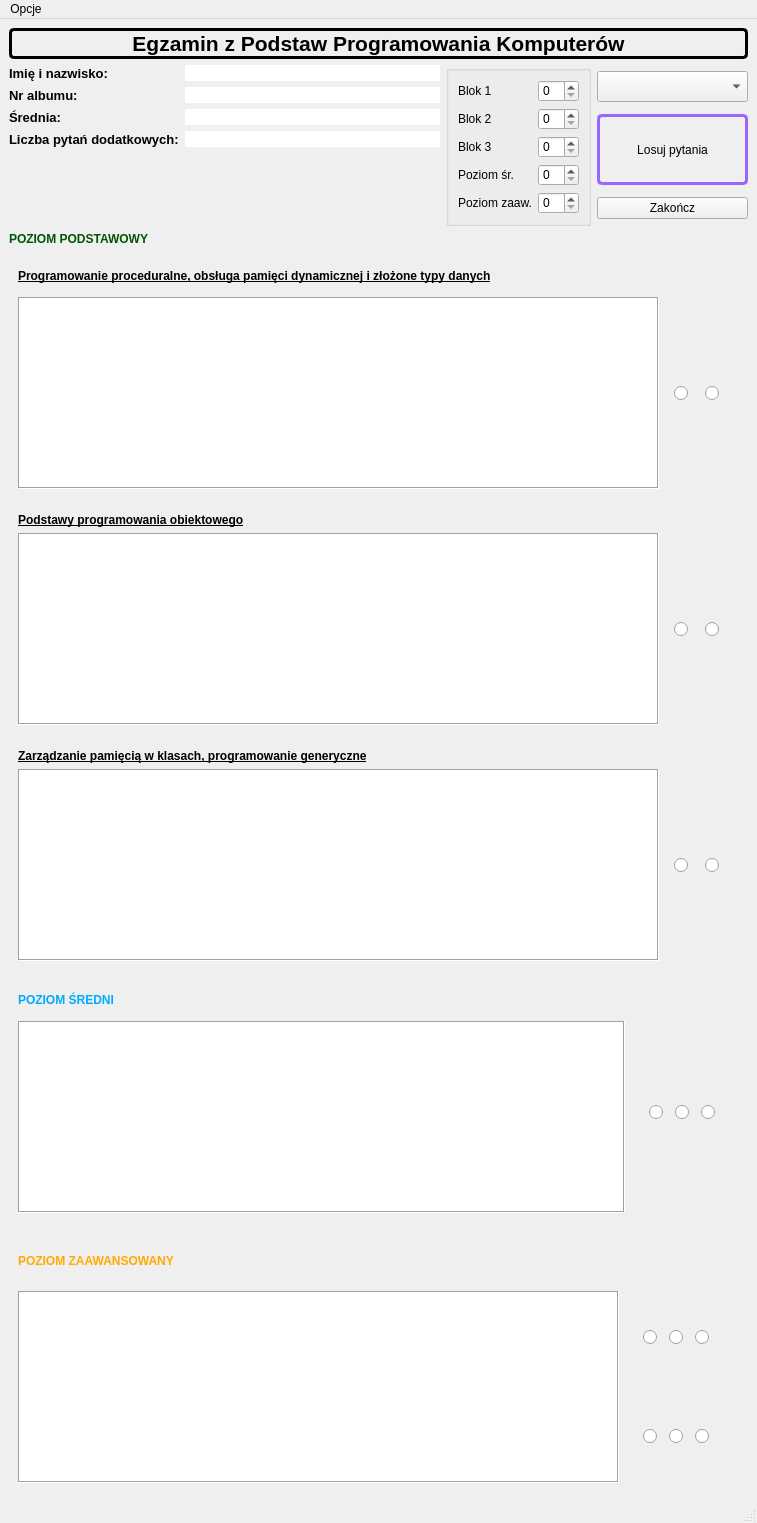
<?xml version="1.0" encoding="UTF-8"?>
<ui version="4.0">
 <class>MainWindow</class>
 <widget class="QMainWindow" name="MainWindow">
  <property name="windowModality">
   <enum>Qt::WindowModal</enum>
  </property>
  <property name="enabled">
   <bool>true</bool>
  </property>
  <property name="minimumSize">
   <size>
    <width>0</width>
    <height>0</height>
   </size>
  </property>
  <property name="maximumSize">
   <size>
    <width>10000</width>
    <height>10000</height>
   </size>
  </property>
  <property name="windowTitle">
   <string>Egzamin</string>
  </property>
  <property name="windowIcon">
   <iconset resource="zasoby.qrc">
    <normaloff>:/Ikony/icon.ico</normaloff>:/Ikony/icon.ico</iconset>
  </property>
  <property name="styleSheet">
   <string notr="true">MainWindow{
background-color: white;
}</string>
  </property>
  <widget class="QWidget" name="centralwidget">
   <layout class="QVBoxLayout" name="verticalLayout_9">
    <item>
     <widget class="QLabel" name="label_egzamin">
      <property name="font">
       <font>
        <pointsize>16</pointsize>
        <weight>75</weight>
        <bold>true</bold>
       </font>
      </property>
      <property name="styleSheet">
       <string notr="true">QLabel{
border:3px solid black;
border-radius:5px;

}</string>
      </property>
      <property name="text">
       <string>Egzamin z Podstaw Programowania Komputerów</string>
      </property>
      <property name="alignment">
       <set>Qt::AlignCenter</set>
      </property>
     </widget>
    </item>
    <item>
     <layout class="QHBoxLayout" name="horizontalLayout_13">
      <item>
       <layout class="QFormLayout" name="formLayout">
        <item row="0" column="0">
         <widget class="QLabel" name="label_4">
          <property name="font">
           <font>
            <pointsize>10</pointsize>
            <weight>75</weight>
            <bold>true</bold>
           </font>
          </property>
          <property name="text">
           <string>Imię i nazwisko:</string>
          </property>
         </widget>
        </item>
        <item row="1" column="0">
         <widget class="QLabel" name="label_5">
          <property name="font">
           <font>
            <pointsize>10</pointsize>
            <weight>75</weight>
            <bold>true</bold>
           </font>
          </property>
          <property name="text">
           <string>Nr albumu:</string>
          </property>
         </widget>
        </item>
        <item row="1" column="1">
         <widget class="QLineEdit" name="nrAlbumu">
          <property name="styleSheet">
           <string notr="true">QLineEdit{

border:0px;

}</string>
          </property>
          <property name="readOnly">
           <bool>true</bool>
          </property>
         </widget>
        </item>
        <item row="2" column="0">
         <widget class="QLabel" name="label_6">
          <property name="font">
           <font>
            <pointsize>10</pointsize>
            <weight>75</weight>
            <bold>true</bold>
           </font>
          </property>
          <property name="text">
           <string>Średnia:</string>
          </property>
         </widget>
        </item>
        <item row="2" column="1">
         <widget class="QLineEdit" name="srednia">
          <property name="styleSheet">
           <string notr="true">QLineEdit{

border:0px;

}</string>
          </property>
          <property name="readOnly">
           <bool>true</bool>
          </property>
         </widget>
        </item>
        <item row="0" column="1">
         <widget class="QLineEdit" name="imie">
          <property name="styleSheet">
           <string notr="true">QLineEdit{

border:0px;

}</string>
          </property>
          <property name="readOnly">
           <bool>true</bool>
          </property>
         </widget>
        </item>
        <item row="3" column="0">
         <widget class="QLabel" name="label_7">
          <property name="font">
           <font>
            <pointsize>10</pointsize>
            <weight>75</weight>
            <bold>true</bold>
           </font>
          </property>
          <property name="text">
           <string>Liczba pytań dodatkowych:</string>
          </property>
         </widget>
        </item>
        <item row="3" column="1">
         <widget class="QLineEdit" name="ileDod">
          <property name="styleSheet">
           <string notr="true">QLineEdit{

border:0px;

}</string>
          </property>
          <property name="readOnly">
           <bool>true</bool>
          </property>
         </widget>
        </item>
       </layout>
      </item>
      <item>
       <widget class="QGroupBox" name="pytDod">
        <layout class="QHBoxLayout" name="horizontalLayout">
         <item>
          <layout class="QVBoxLayout" name="verticalLayout">
           <item>
            <widget class="QLabel" name="label_18">
             <property name="text">
              <string>Blok 1</string>
             </property>
            </widget>
           </item>
           <item>
            <widget class="QLabel" name="label_20">
             <property name="enabled">
              <bool>true</bool>
             </property>
             <property name="text">
              <string>Blok 2</string>
             </property>
            </widget>
           </item>
           <item>
            <widget class="QLabel" name="label_19">
             <property name="text">
              <string>Blok 3</string>
             </property>
            </widget>
           </item>
           <item>
            <widget class="QLabel" name="label_3">
             <property name="text">
              <string>Poziom śr.</string>
             </property>
            </widget>
           </item>
           <item>
            <widget class="QLabel" name="label_21">
             <property name="text">
              <string>Poziom zaaw.</string>
             </property>
            </widget>
           </item>
          </layout>
         </item>
         <item>
          <layout class="QVBoxLayout" name="verticalLayout_2">
           <item>
            <widget class="QSpinBox" name="B1">
             <property name="enabled">
              <bool>true</bool>
             </property>
            </widget>
           </item>
           <item>
            <widget class="QSpinBox" name="B2">
             <property name="enabled">
              <bool>true</bool>
             </property>
            </widget>
           </item>
           <item>
            <widget class="QSpinBox" name="B3">
             <property name="enabled">
              <bool>true</bool>
             </property>
            </widget>
           </item>
           <item>
            <widget class="QSpinBox" name="B5"/>
           </item>
           <item>
            <widget class="QSpinBox" name="B4">
             <property name="enabled">
              <bool>true</bool>
             </property>
            </widget>
           </item>
          </layout>
         </item>
        </layout>
       </widget>
      </item>
      <item>
       <layout class="QVBoxLayout" name="verticalLayout_11">
        <item>
         <widget class="QComboBox" name="comboBox">
          <property name="enabled">
           <bool>true</bool>
          </property>
          <property name="minimumSize">
           <size>
            <width>151</width>
            <height>31</height>
           </size>
          </property>
          <property name="maximumSize">
           <size>
            <width>151</width>
            <height>31</height>
           </size>
          </property>
          <property name="styleSheet">
           <string notr="true"/>
          </property>
          <property name="editable">
           <bool>false</bool>
          </property>
          <property name="placeholderText">
           <string>Wybierz Uczestnika</string>
          </property>
         </widget>
        </item>
        <item>
         <widget class="QPushButton" name="losujPytania">
          <property name="minimumSize">
           <size>
            <width>151</width>
            <height>71</height>
           </size>
          </property>
          <property name="maximumSize">
           <size>
            <width>151</width>
            <height>71</height>
           </size>
          </property>
          <property name="styleSheet">
           <string notr="true">QPushButton{

border: 3px solid;
border-radius: 5px;
border-color:rgb(153, 102, 255);

}
QPushButton:hover{

border: 5px solid;
border-color:rgb(153, 102, 255);
border-radius: 5px;
background-color:rgb(221, 204, 255);
}
QPushButton:pressed{

border: 7px solid purple;
border-radius: 5px;
border-color:rgb(0, 0, 0);
}</string>
          </property>
          <property name="text">
           <string>Losuj pytania</string>
          </property>
         </widget>
        </item>
        <item>
         <widget class="QPushButton" name="zakoncz">
          <property name="text">
           <string>Zakończ</string>
          </property>
         </widget>
        </item>
       </layout>
      </item>
     </layout>
    </item>
    <item>
     <widget class="QLabel" name="label_poziom_p">
      <property name="font">
       <font>
        <weight>75</weight>
        <bold>true</bold>
       </font>
      </property>
      <property name="styleSheet">
       <string notr="true">color: rgb(0, 85, 0);</string>
      </property>
      <property name="text">
       <string>POZIOM PODSTAWOWY</string>
      </property>
     </widget>
    </item>
    <item>
     <widget class="QFrame" name="podstawowy_b1">
      <layout class="QVBoxLayout" name="verticalLayout_4">
       <item>
        <layout class="QHBoxLayout" name="horizontalLayout_5">
         <item>
          <widget class="QLabel" name="label_blok1">
           <property name="minimumSize">
            <size>
             <width>585</width>
             <height>30</height>
            </size>
           </property>
           <property name="font">
            <font>
             <weight>75</weight>
             <bold>true</bold>
             <underline>true</underline>
            </font>
           </property>
           <property name="frameShape">
            <enum>QFrame::NoFrame</enum>
           </property>
           <property name="text">
            <string>Programowanie proceduralne, obsługa pamięci dynamicznej i złożone typy danych</string>
           </property>
          </widget>
         </item>
         <item>
          <layout class="QHBoxLayout" name="horizontalLayout_6">
           <property name="rightMargin">
            <number>10</number>
           </property>
           <item>
            <widget class="QLabel" name="label_dobrze_1">
             <property name="maximumSize">
              <size>
               <width>30</width>
               <height>30</height>
              </size>
             </property>
             <property name="styleSheet">
              <string notr="true">background-image: url(:/Ikony/dobrze.jpg);</string>
             </property>
             <property name="text">
              <string/>
             </property>
            </widget>
           </item>
           <item>
            <widget class="QLabel" name="label_zle_1">
             <property name="maximumSize">
              <size>
               <width>30</width>
               <height>30</height>
              </size>
             </property>
             <property name="styleSheet">
              <string notr="true">background-image: url(:/Ikony/zle.jpg);</string>
             </property>
             <property name="text">
              <string/>
             </property>
            </widget>
           </item>
          </layout>
         </item>
        </layout>
       </item>
       <item>
        <layout class="QHBoxLayout" name="horizontalLayout_2">
         <item>
          <widget class="QTextEdit" name="blok1">
           <property name="minimumSize">
            <size>
             <width>585</width>
             <height>33</height>
            </size>
           </property>
           <property name="maximumSize">
            <size>
             <width>16777215</width>
             <height>16777215</height>
            </size>
           </property>
           <property name="frameShape">
            <enum>QFrame::Box</enum>
           </property>
           <property name="frameShadow">
            <enum>QFrame::Sunken</enum>
           </property>
           <property name="readOnly">
            <bool>true</bool>
           </property>
          </widget>
         </item>
         <item>
          <layout class="QVBoxLayout" name="verticalLayout_8">
           <item>
            <widget class="QFrame" name="buttony_1">
             <layout class="QHBoxLayout" name="horizontalLayout_12">
              <property name="leftMargin">
               <number>9</number>
              </property>
              <property name="rightMargin">
               <number>9</number>
              </property>
              <item>
               <widget class="QRadioButton" name="dobra_1">
                <property name="enabled">
                 <bool>true</bool>
                </property>
                <property name="minimumSize">
                 <size>
                  <width>25</width>
                  <height>0</height>
                 </size>
                </property>
                <property name="maximumSize">
                 <size>
                  <width>30</width>
                  <height>30</height>
                 </size>
                </property>
                <property name="styleSheet">
                 <string notr="true">QRadioButton::indicator:checked {
   background-color:  green;
}
</string>
                </property>
                <property name="text">
                 <string/>
                </property>
               </widget>
              </item>
              <item>
               <widget class="QRadioButton" name="zla_1">
                <property name="enabled">
                 <bool>true</bool>
                </property>
                <property name="minimumSize">
                 <size>
                  <width>25</width>
                  <height>0</height>
                 </size>
                </property>
                <property name="styleSheet">
                 <string notr="true">QRadioButton::indicator:checked {
   background-color:  red;
}
</string>
                </property>
                <property name="text">
                 <string/>
                </property>
               </widget>
              </item>
             </layout>
            </widget>
           </item>
          </layout>
         </item>
        </layout>
       </item>
      </layout>
     </widget>
    </item>
    <item>
     <widget class="QFrame" name="podstawowy_b2">
      <layout class="QVBoxLayout" name="verticalLayout_3">
       <item>
        <widget class="QLabel" name="label_blok2">
         <property name="font">
          <font>
           <weight>75</weight>
           <bold>true</bold>
           <underline>true</underline>
          </font>
         </property>
         <property name="text">
          <string>Podstawy programowania obiektowego</string>
         </property>
        </widget>
       </item>
       <item>
        <layout class="QHBoxLayout" name="horizontalLayout_3">
         <item>
          <widget class="QTextEdit" name="blok2">
           <property name="minimumSize">
            <size>
             <width>585</width>
             <height>33</height>
            </size>
           </property>
           <property name="maximumSize">
            <size>
             <width>16777215</width>
             <height>16777215</height>
            </size>
           </property>
           <property name="frameShape">
            <enum>QFrame::Box</enum>
           </property>
           <property name="readOnly">
            <bool>true</bool>
           </property>
          </widget>
         </item>
         <item>
          <widget class="QFrame" name="buttony_2">
           <layout class="QHBoxLayout" name="przyciski_2">
            <item>
             <widget class="QRadioButton" name="dobra_2">
              <property name="enabled">
               <bool>true</bool>
              </property>
              <property name="minimumSize">
               <size>
                <width>25</width>
                <height>0</height>
               </size>
              </property>
              <property name="maximumSize">
               <size>
                <width>30</width>
                <height>30</height>
               </size>
              </property>
              <property name="styleSheet">
               <string notr="true">QRadioButton::indicator:checked {
   background-color:  green;
}
</string>
              </property>
              <property name="text">
               <string/>
              </property>
             </widget>
            </item>
            <item>
             <widget class="QRadioButton" name="zla_2">
              <property name="enabled">
               <bool>true</bool>
              </property>
              <property name="minimumSize">
               <size>
                <width>25</width>
                <height>0</height>
               </size>
              </property>
              <property name="styleSheet">
               <string notr="true">QRadioButton::indicator:checked {
   background-color:  red;
}
</string>
              </property>
              <property name="text">
               <string/>
              </property>
             </widget>
            </item>
           </layout>
          </widget>
         </item>
        </layout>
       </item>
      </layout>
     </widget>
    </item>
    <item>
     <widget class="QFrame" name="podstawowy_b3">
      <layout class="QVBoxLayout" name="verticalLayout_5">
       <item>
        <widget class="QLabel" name="label_blok3">
         <property name="font">
          <font>
           <weight>75</weight>
           <bold>true</bold>
           <underline>true</underline>
          </font>
         </property>
         <property name="text">
          <string>Zarządzanie pamięcią w klasach, programowanie generyczne</string>
         </property>
        </widget>
       </item>
       <item>
        <layout class="QHBoxLayout" name="horizontalLayout_4">
         <item>
          <widget class="QTextEdit" name="blok3">
           <property name="minimumSize">
            <size>
             <width>585</width>
             <height>33</height>
            </size>
           </property>
           <property name="maximumSize">
            <size>
             <width>16777215</width>
             <height>16777215</height>
            </size>
           </property>
           <property name="frameShape">
            <enum>QFrame::Box</enum>
           </property>
           <property name="readOnly">
            <bool>true</bool>
           </property>
          </widget>
         </item>
         <item>
          <widget class="QFrame" name="buttony_3">
           <layout class="QHBoxLayout" name="horizontalLayout_10">
            <item>
             <widget class="QRadioButton" name="dobra_3">
              <property name="enabled">
               <bool>true</bool>
              </property>
              <property name="minimumSize">
               <size>
                <width>25</width>
                <height>0</height>
               </size>
              </property>
              <property name="maximumSize">
               <size>
                <width>30</width>
                <height>30</height>
               </size>
              </property>
              <property name="styleSheet">
               <string notr="true">QRadioButton::indicator:checked {
   background-color:  green;
}
</string>
              </property>
              <property name="text">
               <string/>
              </property>
             </widget>
            </item>
            <item>
             <widget class="QRadioButton" name="zla_3">
              <property name="enabled">
               <bool>true</bool>
              </property>
              <property name="minimumSize">
               <size>
                <width>25</width>
                <height>0</height>
               </size>
              </property>
              <property name="styleSheet">
               <string notr="true">QRadioButton::indicator:checked {
   background-color:  red;
}
</string>
              </property>
              <property name="text">
               <string/>
              </property>
             </widget>
            </item>
           </layout>
          </widget>
         </item>
        </layout>
       </item>
      </layout>
     </widget>
    </item>
    <item>
     <widget class="QFrame" name="sredni">
      <layout class="QVBoxLayout" name="verticalLayout_10">
       <item>
        <layout class="QHBoxLayout" name="label_dobrze_zle_2">
         <item>
          <layout class="QHBoxLayout" name="horizontalLayout_9">
           <item>
            <widget class="QLabel" name="tutyl_sredni">
             <property name="enabled">
              <bool>true</bool>
             </property>
             <property name="minimumSize">
              <size>
               <width>585</width>
               <height>30</height>
              </size>
             </property>
             <property name="font">
              <font>
               <weight>75</weight>
               <bold>true</bold>
              </font>
             </property>
             <property name="styleSheet">
              <string notr="true">color: rgb(0, 170, 255);</string>
             </property>
             <property name="text">
              <string>POZIOM ŚREDNI</string>
             </property>
            </widget>
           </item>
           <item>
            <widget class="QLabel" name="label_dobrze_3">
             <property name="maximumSize">
              <size>
               <width>30</width>
               <height>30</height>
              </size>
             </property>
             <property name="styleSheet">
              <string notr="true">background-image: url(:/Ikony/dobrze.jpg);</string>
             </property>
             <property name="text">
              <string/>
             </property>
            </widget>
           </item>
           <item>
            <widget class="QLabel" name="label_srednio_2">
             <property name="maximumSize">
              <size>
               <width>30</width>
               <height>30</height>
              </size>
             </property>
             <property name="styleSheet">
              <string notr="true">background-image: url(:/Ikony/srednio.jpg);</string>
             </property>
             <property name="text">
              <string/>
             </property>
            </widget>
           </item>
           <item>
            <widget class="QLabel" name="label_zle_3">
             <property name="maximumSize">
              <size>
               <width>30</width>
               <height>30</height>
              </size>
             </property>
             <property name="styleSheet">
              <string notr="true">background-image: url(:/Ikony/zle.jpg);</string>
             </property>
             <property name="text">
              <string/>
             </property>
            </widget>
           </item>
          </layout>
         </item>
        </layout>
       </item>
       <item>
        <layout class="QHBoxLayout" name="horizontalLayout_14">
         <item>
          <widget class="QTextEdit" name="blok5">
           <property name="enabled">
            <bool>true</bool>
           </property>
           <property name="minimumSize">
            <size>
             <width>585</width>
             <height>30</height>
            </size>
           </property>
           <property name="maximumSize">
            <size>
             <width>16777215</width>
             <height>16777215</height>
            </size>
           </property>
           <property name="frameShape">
            <enum>QFrame::Box</enum>
           </property>
           <property name="readOnly">
            <bool>true</bool>
           </property>
          </widget>
         </item>
         <item>
          <widget class="QFrame" name="buttony_4">
           <layout class="QVBoxLayout" name="buttony_18">
            <property name="topMargin">
             <number>0</number>
            </property>
            <item>
             <widget class="QFrame" name="przyciski_sredni">
              <property name="minimumSize">
               <size>
                <width>0</width>
                <height>30</height>
               </size>
              </property>
              <layout class="QHBoxLayout" name="przyciski_5_gora_2">
               <property name="topMargin">
                <number>0</number>
               </property>
               <property name="bottomMargin">
                <number>0</number>
               </property>
               <item>
                <widget class="QRadioButton" name="dobra_6">
                 <property name="enabled">
                  <bool>true</bool>
                 </property>
                 <property name="maximumSize">
                  <size>
                   <width>30</width>
                   <height>30</height>
                  </size>
                 </property>
                 <property name="styleSheet">
                  <string notr="true">QRadioButton::indicator:checked {
   background-color:  green;
}
</string>
                 </property>
                 <property name="text">
                  <string/>
                 </property>
                </widget>
               </item>
               <item>
                <widget class="QRadioButton" name="srednia_3">
                 <property name="enabled">
                  <bool>true</bool>
                 </property>
                 <property name="maximumSize">
                  <size>
                   <width>30</width>
                   <height>30</height>
                  </size>
                 </property>
                 <property name="styleSheet">
                  <string notr="true">QRadioButton::indicator:checked {
   background-color: yellow;
}
</string>
                 </property>
                 <property name="text">
                  <string/>
                 </property>
                </widget>
               </item>
               <item>
                <widget class="QRadioButton" name="zla_6">
                 <property name="enabled">
                  <bool>true</bool>
                 </property>
                 <property name="styleSheet">
                  <string notr="true">QRadioButton::indicator:checked {
   background-color:  red;
}
</string>
                 </property>
                 <property name="text">
                  <string/>
                 </property>
                </widget>
               </item>
              </layout>
             </widget>
            </item>
           </layout>
          </widget>
         </item>
        </layout>
       </item>
      </layout>
     </widget>
    </item>
    <item>
     <widget class="QFrame" name="zaawansowany">
      <layout class="QVBoxLayout" name="verticalLayout_7">
       <item>
        <widget class="QFrame" name="horizontal_layout69">
         <property name="minimumSize">
          <size>
           <width>721</width>
           <height>0</height>
          </size>
         </property>
         <layout class="QHBoxLayout" name="label_dobrze_zle">
          <property name="leftMargin">
           <number>0</number>
          </property>
          <item>
           <layout class="QHBoxLayout" name="horizontalLayout_7">
            <property name="spacing">
             <number>0</number>
            </property>
            <item>
             <widget class="QLabel" name="label_poziom_z">
              <property name="enabled">
               <bool>true</bool>
              </property>
              <property name="minimumSize">
               <size>
                <width>585</width>
                <height>30</height>
               </size>
              </property>
              <property name="font">
               <font>
                <weight>75</weight>
                <bold>true</bold>
               </font>
              </property>
              <property name="styleSheet">
               <string notr="true">color: rgb(255, 170, 0);</string>
              </property>
              <property name="text">
               <string>POZIOM ZAAWANSOWANY</string>
              </property>
             </widget>
            </item>
            <item>
             <widget class="QFrame" name="frame_dobrze_zle_2">
              <property name="maximumSize">
               <size>
                <width>125</width>
                <height>16777215</height>
               </size>
              </property>
              <layout class="QHBoxLayout" name="frame_dobrze_zle">
               <property name="leftMargin">
                <number>25</number>
               </property>
               <property name="topMargin">
                <number>0</number>
               </property>
               <property name="rightMargin">
                <number>0</number>
               </property>
               <property name="bottomMargin">
                <number>0</number>
               </property>
               <item>
                <widget class="QLabel" name="label_dobrze_2">
                 <property name="maximumSize">
                  <size>
                   <width>30</width>
                   <height>30</height>
                  </size>
                 </property>
                 <property name="styleSheet">
                  <string notr="true">background-image: url(:/Ikony/dobrze.jpg);</string>
                 </property>
                 <property name="text">
                  <string/>
                 </property>
                </widget>
               </item>
               <item>
                <widget class="QLabel" name="label_srednio_1">
                 <property name="maximumSize">
                  <size>
                   <width>30</width>
                   <height>30</height>
                  </size>
                 </property>
                 <property name="styleSheet">
                  <string notr="true">background-image: url(:/Ikony/srednio.jpg);</string>
                 </property>
                 <property name="text">
                  <string/>
                 </property>
                </widget>
               </item>
               <item>
                <widget class="QLabel" name="label_zle_2">
                 <property name="maximumSize">
                  <size>
                   <width>30</width>
                   <height>30</height>
                  </size>
                 </property>
                 <property name="styleSheet">
                  <string notr="true">background-image: url(:/Ikony/zle.jpg);</string>
                 </property>
                 <property name="text">
                  <string/>
                 </property>
                </widget>
               </item>
              </layout>
             </widget>
            </item>
           </layout>
          </item>
         </layout>
        </widget>
       </item>
       <item>
        <layout class="QHBoxLayout" name="horizontalLayout_8">
         <item>
          <widget class="QTextEdit" name="blok4">
           <property name="enabled">
            <bool>true</bool>
           </property>
           <property name="minimumSize">
            <size>
             <width>585</width>
             <height>0</height>
            </size>
           </property>
           <property name="maximumSize">
            <size>
             <width>16777215</width>
             <height>16777215</height>
            </size>
           </property>
           <property name="frameShape">
            <enum>QFrame::Box</enum>
           </property>
           <property name="readOnly">
            <bool>true</bool>
           </property>
          </widget>
         </item>
         <item>
          <layout class="QVBoxLayout" name="buttony_5">
           <item>
            <widget class="QFrame" name="frame">
             <layout class="QVBoxLayout" name="verticalLayout_6">
              <property name="topMargin">
               <number>0</number>
              </property>
              <property name="bottomMargin">
               <number>0</number>
              </property>
              <item>
               <widget class="QFrame" name="przyciski_zaawansowany_gora">
                <layout class="QHBoxLayout" name="przyciski_5_gora">
                 <property name="topMargin">
                  <number>0</number>
                 </property>
                 <property name="rightMargin">
                  <number>15</number>
                 </property>
                 <property name="bottomMargin">
                  <number>0</number>
                 </property>
                 <item>
                  <widget class="QRadioButton" name="dobra_4">
                   <property name="enabled">
                    <bool>true</bool>
                   </property>
                   <property name="maximumSize">
                    <size>
                     <width>30</width>
                     <height>30</height>
                    </size>
                   </property>
                   <property name="styleSheet">
                    <string notr="true">QRadioButton::indicator:checked {
   background-color:  green;
}
</string>
                   </property>
                   <property name="text">
                    <string/>
                   </property>
                  </widget>
                 </item>
                 <item>
                  <widget class="QRadioButton" name="srednia_1">
                   <property name="enabled">
                    <bool>true</bool>
                   </property>
                   <property name="maximumSize">
                    <size>
                     <width>30</width>
                     <height>30</height>
                    </size>
                   </property>
                   <property name="styleSheet">
                    <string notr="true">QRadioButton::indicator:checked {
   background-color: yellow;
}
</string>
                   </property>
                   <property name="text">
                    <string/>
                   </property>
                  </widget>
                 </item>
                 <item>
                  <widget class="QRadioButton" name="zla_4">
                   <property name="enabled">
                    <bool>true</bool>
                   </property>
                   <property name="styleSheet">
                    <string notr="true">QRadioButton::indicator:checked {
   background-color:  red;
}
</string>
                   </property>
                   <property name="text">
                    <string/>
                   </property>
                  </widget>
                 </item>
                </layout>
               </widget>
              </item>
              <item>
               <widget class="QFrame" name="przyciski_zaawansowany_dol">
                <property name="enabled">
                 <bool>true</bool>
                </property>
                <layout class="QHBoxLayout" name="przyciski_5_2">
                 <property name="topMargin">
                  <number>0</number>
                 </property>
                 <property name="rightMargin">
                  <number>15</number>
                 </property>
                 <property name="bottomMargin">
                  <number>0</number>
                 </property>
                 <item>
                  <widget class="QRadioButton" name="dobra_5">
                   <property name="enabled">
                    <bool>true</bool>
                   </property>
                   <property name="maximumSize">
                    <size>
                     <width>30</width>
                     <height>30</height>
                    </size>
                   </property>
                   <property name="styleSheet">
                    <string notr="true">QRadioButton::indicator:checked {
   background-color:  green;
}
</string>
                   </property>
                   <property name="text">
                    <string/>
                   </property>
                  </widget>
                 </item>
                 <item>
                  <widget class="QRadioButton" name="srednia_2">
                   <property name="enabled">
                    <bool>true</bool>
                   </property>
                   <property name="maximumSize">
                    <size>
                     <width>30</width>
                     <height>30</height>
                    </size>
                   </property>
                   <property name="styleSheet">
                    <string notr="true">QRadioButton::indicator:checked {
   background-color: yellow;
}
</string>
                   </property>
                   <property name="text">
                    <string/>
                   </property>
                  </widget>
                 </item>
                 <item>
                  <widget class="QRadioButton" name="zla_5">
                   <property name="enabled">
                    <bool>true</bool>
                   </property>
                   <property name="styleSheet">
                    <string notr="true">QRadioButton::indicator:checked {
   background-color:  red;
}
</string>
                   </property>
                   <property name="text">
                    <string/>
                   </property>
                  </widget>
                 </item>
                </layout>
               </widget>
              </item>
             </layout>
            </widget>
           </item>
          </layout>
         </item>
        </layout>
       </item>
      </layout>
     </widget>
    </item>
   </layout>
  </widget>
  <widget class="QMenuBar" name="menubar">
   <property name="geometry">
    <rect>
     <x>0</x>
     <y>0</y>
     <width>757</width>
     <height>20</height>
    </rect>
   </property>
   <widget class="QMenu" name="menuOpcje">
    <property name="title">
     <string>Opcje</string>
    </property>
    <widget class="QMenu" name="menuWczytaj">
     <property name="title">
      <string>Wczytaj</string>
     </property>
     <property name="icon">
      <iconset resource="zasoby.qrc">
       <normaloff>:/Ikony/load.png</normaloff>:/Ikony/load.png</iconset>
     </property>
     <addaction name="actionUczestnikow"/>
     <addaction name="actionPytania"/>
    </widget>
    <addaction name="menuWczytaj"/>
   </widget>
   <addaction name="menuOpcje"/>
  </widget>
  <widget class="QStatusBar" name="statusbar">
   <property name="font">
    <font>
     <pointsize>10</pointsize>
     <weight>75</weight>
     <bold>true</bold>
    </font>
   </property>
  </widget>
  <action name="actionUczestnikow">
   <property name="checkable">
    <bool>false</bool>
   </property>
   <property name="icon">
    <iconset resource="zasoby.qrc">
     <normaloff>:/Ikony/load.png</normaloff>:/Ikony/load.png</iconset>
   </property>
   <property name="text">
    <string>Uczestnikow</string>
   </property>
  </action>
  <action name="actionPytania">
   <property name="icon">
    <iconset resource="zasoby.qrc">
     <normaloff>:/Ikony/load.png</normaloff>:/Ikony/load.png</iconset>
   </property>
   <property name="text">
    <string>Pytania</string>
   </property>
  </action>
  <action name="actionZapisz_Wyniki">
   <property name="text">
    <string>Zapisz Wyniki</string>
   </property>
  </action>
 </widget>
 <resources>
  <include location="zasoby.qrc"/>
 </resources>
 <connections/>
</ui>
